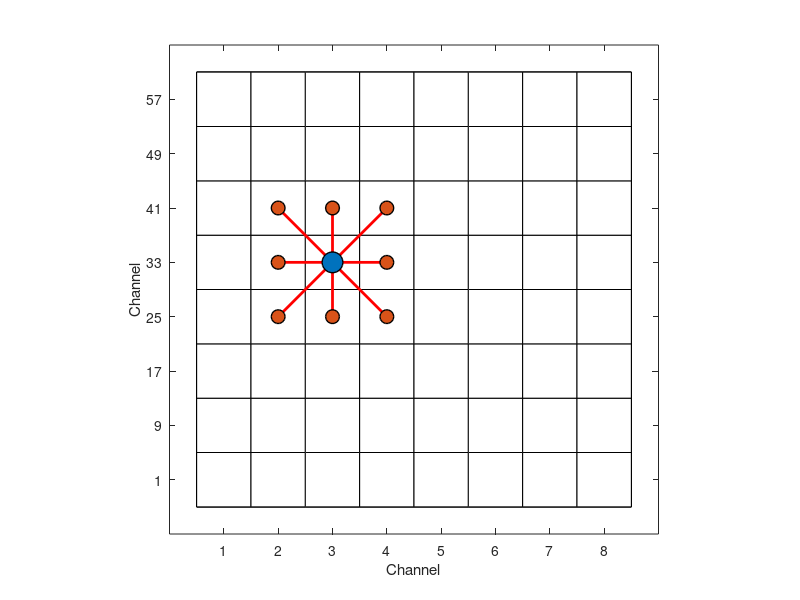

Here is the MATLAB script that generated this plot:

%%
chanIdx = 35;

% Find Channels to Plot (3x3 grid around chanIdx)
gridDim = [8,8];
[ii, jj] = ind2sub(gridDim, chanIdx);

iiNew = [ii-1, ii, ii+1];
jjNew = [jj-1, jj, jj+1];

% Find index pairs
[idx2, idx1] = find(true(numel(iiNew),numel(jjNew))); 
indPairs = [reshape(iiNew(idx1), [], 1), reshape(jjNew(idx2), [], 1)];
    
% Remove invalid pairs (where there is a 0 index)
indParisIdx = (indPairs(:,1) > 0) & (indPairs(:,2) > 0) & (indPairs(:,1) <= gridDim(1)) & (indPairs(:,2) <= gridDim(2));
indPairs2 = indPairs(indParisIdx,:);

% Convert index notation to channel number
chansPlot = sort(sub2ind([8,8], indPairs2(:,1), indPairs2(:,2)), 'ascend');

[chansPlotOrig(1), chansPlotOrig(2)] = ind2sub(gridDim, chanIdx);
chansPlot = chansPlot(chansPlot~=chanIdx);

chansPlotCoord = [];
[chansPlotCoord(:,1), chansPlotCoord(:,2)] = ind2sub(gridDim, chansPlot);



%%


figure;
hold on
mapCol = gray(128);
border = 0;

layout = reshape(1:64,8,8);

for ii = 1:4
       
    % Find Lower Left corner
    chans = 1:64;
    [~,chanLLIdx] = intersect(layout,chans);
    
    % Subdivide each section into [x,y] sections. Where x and y are layout
    % dimensions.
    rowsFix = linspace(0+border,1-border,size(layout,1)+1);
    
    colsFix = linspace(0+border,1-border,size(layout,2)+1);
    
    for jj = 1:length(chanLLIdx)
        
        chanIdx = layout(chanLLIdx(jj));
        [offx, offy] = ind2sub([size(layout,1),size(layout,2)],find(layout==chanIdx));
        
        xSubPos = [rowsFix(1,1), rowsFix(1,end), rowsFix(1,end), rowsFix(1,1)  ] + offx;
        ySubPos = [colsFix(1,1), colsFix(1,1)  , colsFix(1,end), colsFix(1,end)] + offy;
        
        chanIdx2 = layout(chanLLIdx(jj));
        
        [xpos, ypos] = ind2sub([size(layout,1),size(layout,2)],find(layout==chanIdx2));
        
        colorPatch = mapCol(floor(128),:);
        
        pData  = patch( xSubPos, ySubPos, colorPatch);
        
        
        xlim([0.5,size(layout,1)+1.5])
        ylim([0.5,size(layout,2)+1.5])
        
        set(pData, 'EdgeColor', 'k')
        axis square
                
        set(gca, 'xtick', [1.5:8.5])
        set(gca, 'xticklabel', [1:8])
        
        set(gca, 'ytick', [1.5:8.5])
        set(gca, 'yticklabel', [1:8:57])
        
        xlabel('Channel')
        ylabel('Channel')
        box on
        
    end % END FOR num LL corners    
end

% figure;

for kk = 1:size(chansPlotCoord,1)
    
    xValLine = [chansPlotCoord(kk,1), chansPlotOrig(1)] + 0.5;
    yValLine = [chansPlotCoord(kk,2), chansPlotOrig(2)] + 0.5;
    
    xValMark = chansPlotCoord(kk,1) + 0.5;
    yValMark = chansPlotCoord(kk,2) + 0.5;
    
    plot(xValLine,yValLine,'-r', 'linewidth', 2)
    plot(xValMark,yValMark,'ko', 'linewidth', 1, 'markersize', 10, 'MarkerEdgeColor','k', 'markerfacecolor', [0.8500    0.3250    0.0980])
       
end

plot(chansPlotOrig(1)+0.5, chansPlotOrig(2)+0.5, 'bo', 'linewidth', 1, 'markersize', 15, 'MarkerEdgeColor','k', 'markerfacecolor', [0    0.4470    0.7410])

